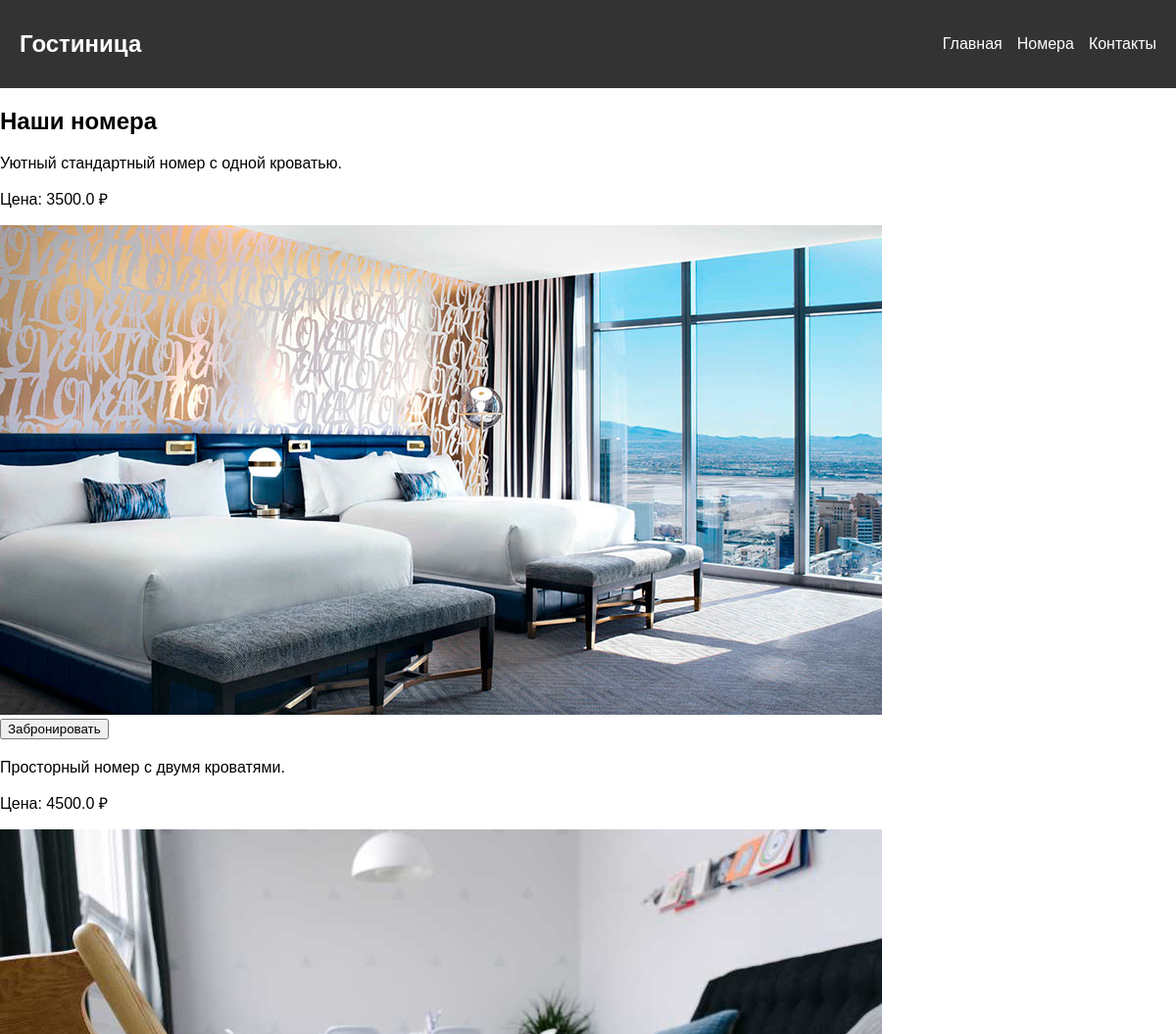
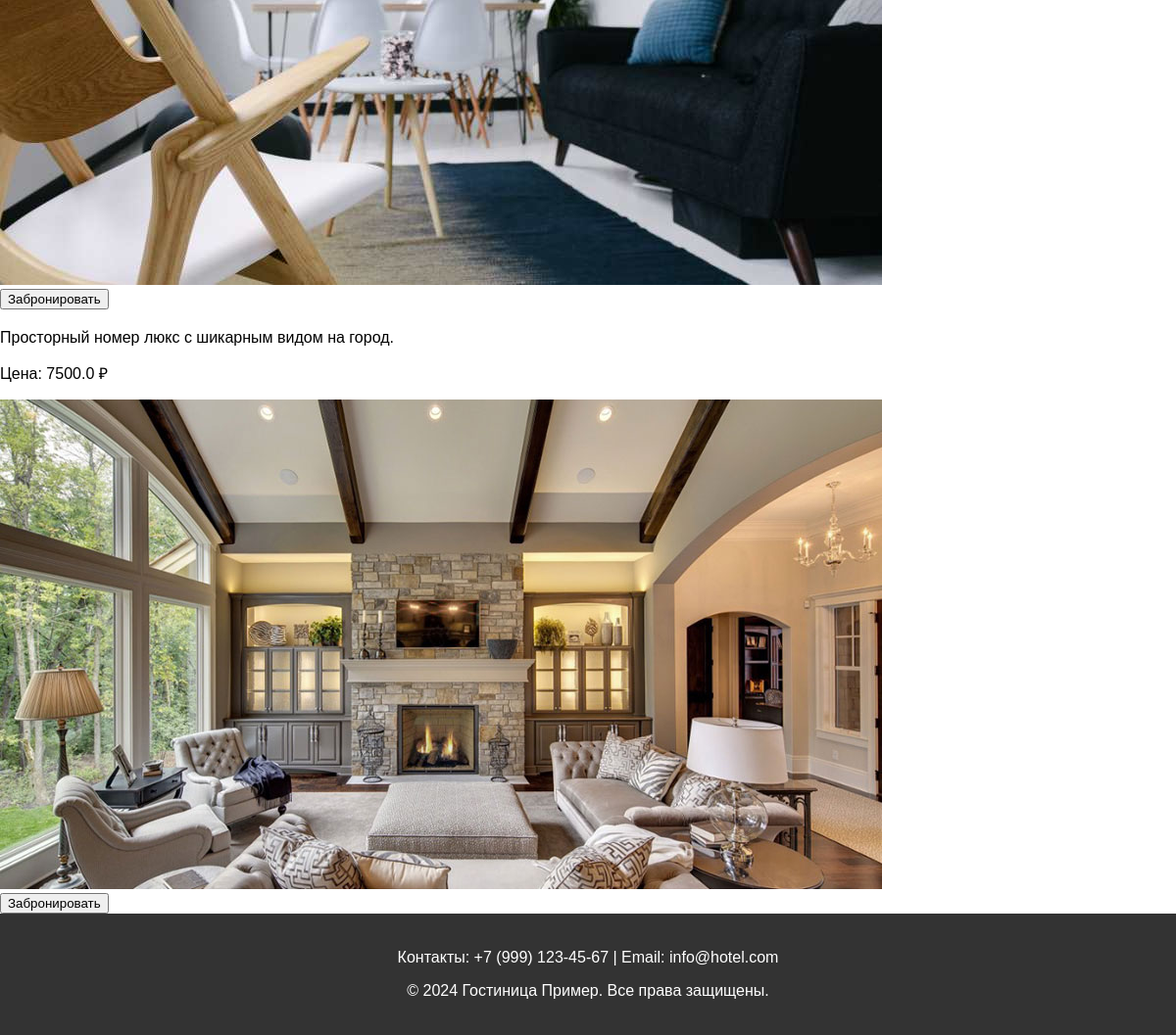
/rooms (signed in), run on the app's committed database (2 pictures, top to bottom).
### app.py (models this page shows)
class Room(db.Model):
    id = db.Column(db.Integer, primary_key=True)  # Идентификатор номера
    room_name = db.Column(db.String(100), nullable=False)  # Название номера
    description = db.Column(db.Text, nullable=False)  # Описание номера
    price = db.Column(db.Float, nullable=False)  # Цена за ночь
    image = db.Column(db.String(255), nullable=False)  # Путь к изображению номера
    is_booked = db.Column(db.Boolean, default=False) # Статус бронирования номера

### app.py (the view)
@app.route('/rooms')
@login_required
def rooms():
    rooms_list = Room.query.all()
    return render_template('rooms.html', rooms=rooms_list)

### app.py (called while the page is built)
@login_manager.user_loader
def load_user(user_id):
    return User.query.get(int(user_id))

### templates/rooms.html (shortened to what this page needs)
<!DOCTYPE html>
<html lang="ru">
<head>
    <link rel="stylesheet" href="/static/styles.css">
</head>
<body>
    <header>
        <div class="logo"><a href="/">Гостиница</a></div>
        <nav>
            <ul>
                <li><a href="/">Главная</a></li>
                <li><a href="/rooms">Номера</a></li>
                <li><a href="#contact">Контакты</a></li>
            </ul>
        </nav>
    </header>
    <section class="room-list">
        <h1>Наши номера</h1>
        <div class="rooms-container">
            {% for room in rooms %}
                <div class="room">
                    <p>{{ room.description }}</p>
                    <p>Цена: {{ room.price }} ₽</p>
                    <img src="{{ url_for('static', filename=room.image) }}" alt="{{ room.name }}">
                    {% if room.is_booked %}
                        <button disabled>Забронирован</button>
                    {% else %}
                        <form action="{{ url_for('book_room', room_id=room.id) }}" method="post">
                        <button type="submit">Забронировать</button>
                        </form>
                    {% endif %}
                </div>
            {% endfor %}
        </div>
    </section>
    <footer>
        <p>Контакты: +7 (999) 123-45-67 | Email: info@hotel.com</p>
        <p>&copy; 2024 Гостиница Пример. Все права защищены.</p>
    </footer>
</body>
</html>

### static/styles.css (style rules this page uses)
body { font-family: Arial, sans-serif; margin: 0; padding: 0; box-sizing: border-box; }
header { display: flex; justify-content: space-between; align-items: center; padding: 20px; background-color: #333; color: white; }
.logo { font-size: 24px; font-weight: bold; }
nav ul { list-style: none; display: flex; gap: 15px; }
nav ul li a { color: white; text-decoration: none; }
footer { text-align: center; padding: 20px; background-color: #333; color: white; }
.logo a { color: white; text-decoration: none; font-weight: bold; }

### data on the page
Room: description "Уютный стандартный номер с одной кроватью.", price "3500.0", image (picture)
Room: description "Просторный номер с двумя кроватями.", price "4500.0", image (picture)
Room: description "Просторный номер люкс с шикарным видом на город.", price "7500.0", image (picture)
